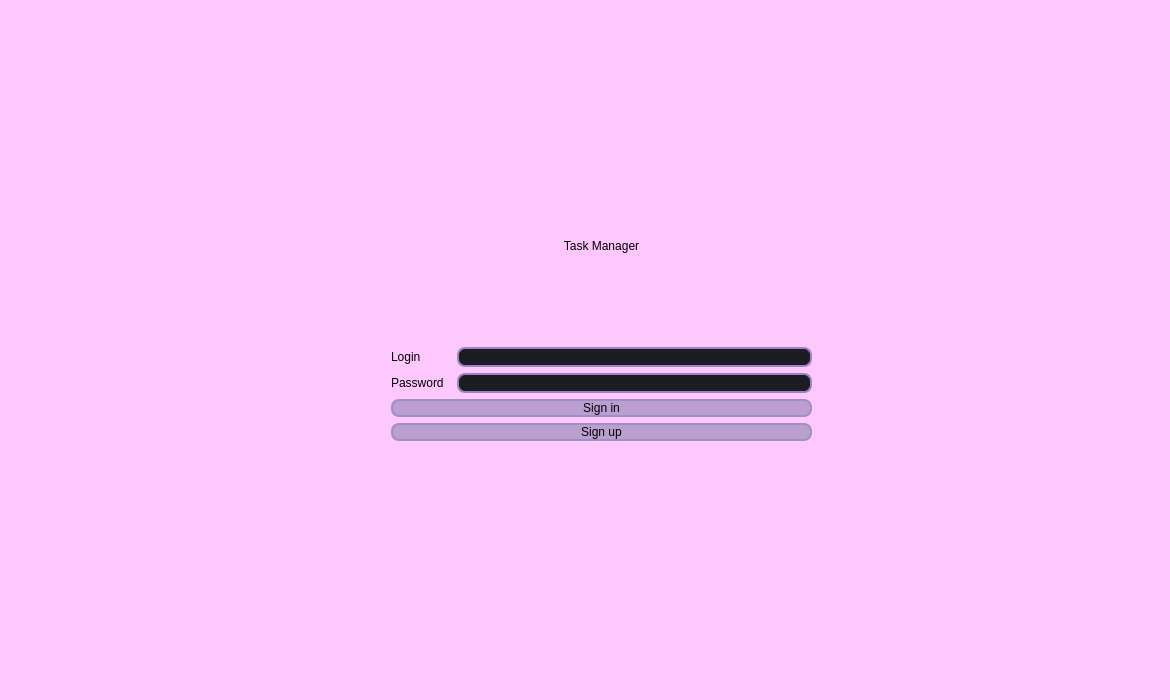
<?xml version="1.0" encoding="UTF-8"?>
<ui version="4.0">
 <class>LoginWindow</class>
 <widget class="QMainWindow" name="LoginWindow">
  <property name="geometry">
   <rect>
    <x>0</x>
    <y>0</y>
    <width>1170</width>
    <height>700</height>
   </rect>
  </property>
  <property name="minimumSize">
   <size>
    <width>1004</width>
    <height>598</height>
   </size>
  </property>
  <property name="maximumSize">
   <size>
    <width>1170</width>
    <height>700</height>
   </size>
  </property>
  <property name="windowTitle">
   <string>TaskManager</string>
  </property>
  <property name="windowIcon">
   <iconset resource="../../data/other/resource.qrc">
    <normaloff>:/res/windows.ico</normaloff>:/res/windows.ico</iconset>
  </property>
  <property name="styleSheet">
   <string notr="true">background-color: rgb(254, 200, 255);
color: rgb(0, 0, 0);</string>
  </property>
  <widget class="QWidget" name="centralwidget">
   <widget class="QWidget" name="layoutWidget">
    <property name="geometry">
     <rect>
      <x>391</x>
      <y>150</y>
      <width>421</width>
      <height>291</height>
     </rect>
    </property>
    <layout class="QVBoxLayout" name="verticalLayout_5">
     <item>
      <widget class="QLabel" name="label_TM">
       <property name="styleSheet">
        <string notr="true">QLabel {
	 color: rgb(0, 0, 0);
	font: 800 28pt &quot;Montserrat ExtraBold&quot;;
}</string>
       </property>
       <property name="text">
        <string>Task Manager</string>
       </property>
       <property name="alignment">
        <set>Qt::AlignCenter</set>
       </property>
      </widget>
     </item>
     <item>
      <layout class="QVBoxLayout" name="verticalLayout_4">
       <item>
        <layout class="QHBoxLayout" name="horizontalLayout">
         <item>
          <layout class="QVBoxLayout" name="verticalLayout_2">
           <item>
            <widget class="QLabel" name="label_Login">
             <property name="styleSheet">
              <string notr="true">QLabel {
	 color: rgb(0, 0, 0);
	font: 600 12pt &quot;Montserrat SemiBold&quot;;
}</string>
             </property>
             <property name="text">
              <string>Login         </string>
             </property>
            </widget>
           </item>
           <item>
            <widget class="QLabel" name="label_Password">
             <property name="styleSheet">
              <string notr="true">QLabel {
	 color: rgb(0, 0, 0);
	font: 600 12pt &quot;Montserrat SemiBold&quot;;
}</string>
             </property>
             <property name="text">
              <string>Password</string>
             </property>
            </widget>
           </item>
          </layout>
         </item>
         <item>
          <layout class="QVBoxLayout" name="verticalLayout">
           <item>
            <widget class="QLineEdit" name="lineEdit_Login">
             <property name="styleSheet">
              <string notr="true">QLineEdit {
	border: 2px solid rgb(156, 132, 192);
	border-radius: 8px;
	padding-left: auto;
    padding-right: auto;
	color: rgb(255, 255, 255);
	background-color: rgb(27, 29, 35);
	font: 600 11pt &quot;Montserrat SemiBold&quot;;
}
QLineEdit:hover {
	border: 2px solid rgb(48, 50, 62);
}
QLineEdit:focus {
	border: 2px solid rgb(48, 50, 62);
	background-color: rgb(43, 45, 56);
}

</string>
             </property>
             <property name="inputMask">
              <string/>
             </property>
             <property name="text">
              <string/>
             </property>
             <property name="maxLength">
              <number>15</number>
             </property>
            </widget>
           </item>
           <item>
            <widget class="QLineEdit" name="lineEdit_Password">
             <property name="styleSheet">
              <string notr="true">QLineEdit {
	border: 2px solid rgb(156, 132, 192);
	border-radius: 8px;
	padding-left: auto;
    padding-right: auto;
	color: rgb(255, 255, 255);
	background-color: rgb(27, 29, 35);
	font: 600 11pt &quot;Montserrat SemiBold&quot;;
}
QLineEdit:hover {
	border: 2px solid rgb(48, 50, 62);
}
QLineEdit:focus {
	border: 2px solid rgb(48, 50, 62);
	background-color: rgb(43, 45, 56);
}


</string>
             </property>
             <property name="text">
              <string/>
             </property>
             <property name="maxLength">
              <number>15</number>
             </property>
             <property name="echoMode">
              <enum>QLineEdit::Password</enum>
             </property>
            </widget>
           </item>
          </layout>
         </item>
        </layout>
       </item>
       <item>
        <layout class="QVBoxLayout" name="verticalLayout_3">
         <item>
          <widget class="QPushButton" name="btn_SignIn">
           <property name="styleSheet">
            <string notr="true">QPushButton {
 border: 2px solid  rgb(155, 144, 200);
 border-radius: 8px;
 padding-left: auto;
    padding-right: auto;
 color: rgb(0, 0, 0);
 background-color: rgb(187, 159, 207);
 font: 600 12pt &quot;Montserrat SemiBold&quot;;
}
QPushButton:hover {
 border: 2px solid rgb(156, 132, 192);
 background-color: rgb(156, 132, 192);
}
QPushButton:focus {
 border: 2px solid rgb(109, 86, 154);

}</string>
           </property>
           <property name="text">
            <string>Sign in</string>
           </property>
          </widget>
         </item>
         <item>
          <widget class="QPushButton" name="btn_SignUp">
           <property name="styleSheet">
            <string notr="true">QPushButton {
 border: 2px solid  rgb(155, 144, 200);
 border-radius: 8px;
 padding-left: auto;
    padding-right: auto;
 color: rgb(0, 0, 0);
 background-color: rgb(187, 159, 207);
 font: 600 12pt &quot;Montserrat SemiBold&quot;;
}
QPushButton:hover {
 border: 2px solid rgb(156, 132, 192);
 background-color: rgb(156, 132, 192);
}
QPushButton:focus {
 border: 2px solid rgb(109, 86, 154);
}</string>
           </property>
           <property name="text">
            <string>Sign up</string>
           </property>
           <property name="icon">
            <iconset theme="face-smile-big">
             <normaloff>.</normaloff>.</iconset>
           </property>
          </widget>
         </item>
        </layout>
       </item>
      </layout>
     </item>
    </layout>
   </widget>
  </widget>
 </widget>
 <resources>
  <include location="../../data/other/resource.qrc"/>
 </resources>
 <connections/>
</ui>
